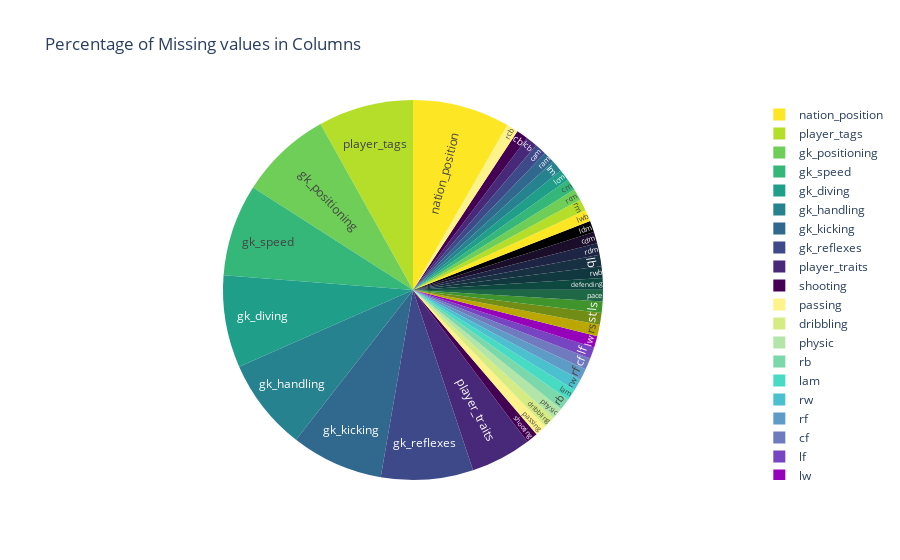

The code cell stored with this chart in its notebook:
### Code cell
missing = null_data[null_data['proportion']>10]
fig = px.pie(missing, names='Columns', values='proportion',
             color_discrete_sequence=px.colors.sequential.Viridis_r,
             title='Percentage of Missing values in Columns')
fig.update_traces(textposition='inside', textinfo='label')
fig.show()

### Figure 1 — Plotly figure (JSON) as saved in the notebook; plotly's stock layout.template omitted (floating-point values rounded to 4 significant figures)
{"data": [{"domain": {"x": [0, 1], "y": [0, 1]}, "hovertemplate": "Columns=%{label}<br>proportion=%{value}<extra></extra>", "labels": ["nation_position", "player_tags", "gk_positioning", "gk_speed", "gk_diving", "gk_handling", "gk_kicking", "gk_reflexes", "player_traits", "shooting", "passing", "dribbling", "physic", "rb", "lam", "rw", "rf", "cf", "lf", "lw", "rs", "st", "ls", "pace", "defending", "rwb", "lb", "rdm", "cdm", "ldm", "lwb", "rm", "rcm", "cm", "lcm", "lm", "ram", "cam", "lcb", "cb", "rcb"], "legendgroup": "", "name": "", "showlegend": true, "textinfo": "label", "textposition": "inside", "type": "pie", "values": [93.84, 91.8, 88.86, 88.86, 88.86, 88.86, 88.86, 88.86, 58.61, 11.14, 11.14, 11.14, 11.14, 11.14, 11.14, 11.14, 11.14, 11.14, 11.14, 11.14, 11.14, 11.14, 11.14, 11.14, 11.14, 11.14, 11.14, 11.14, 11.14, 11.14, 11.14, 11.14, 11.14, 11.14, 11.14, 11.14, 11.14, 11.14, 11.14, 11.14, 11.14]}], "layout": {"legend": {"tracegroupgap": 0}, "piecolorway": ["#fde725", "#b5de2b", "#6ece58", "#35b779", "#1f9e89", "#26828e", "#31688e", "#3e4989", "#482878", "#440154"], "title": {"text": "Percentage of Missing values in Columns"}}}
